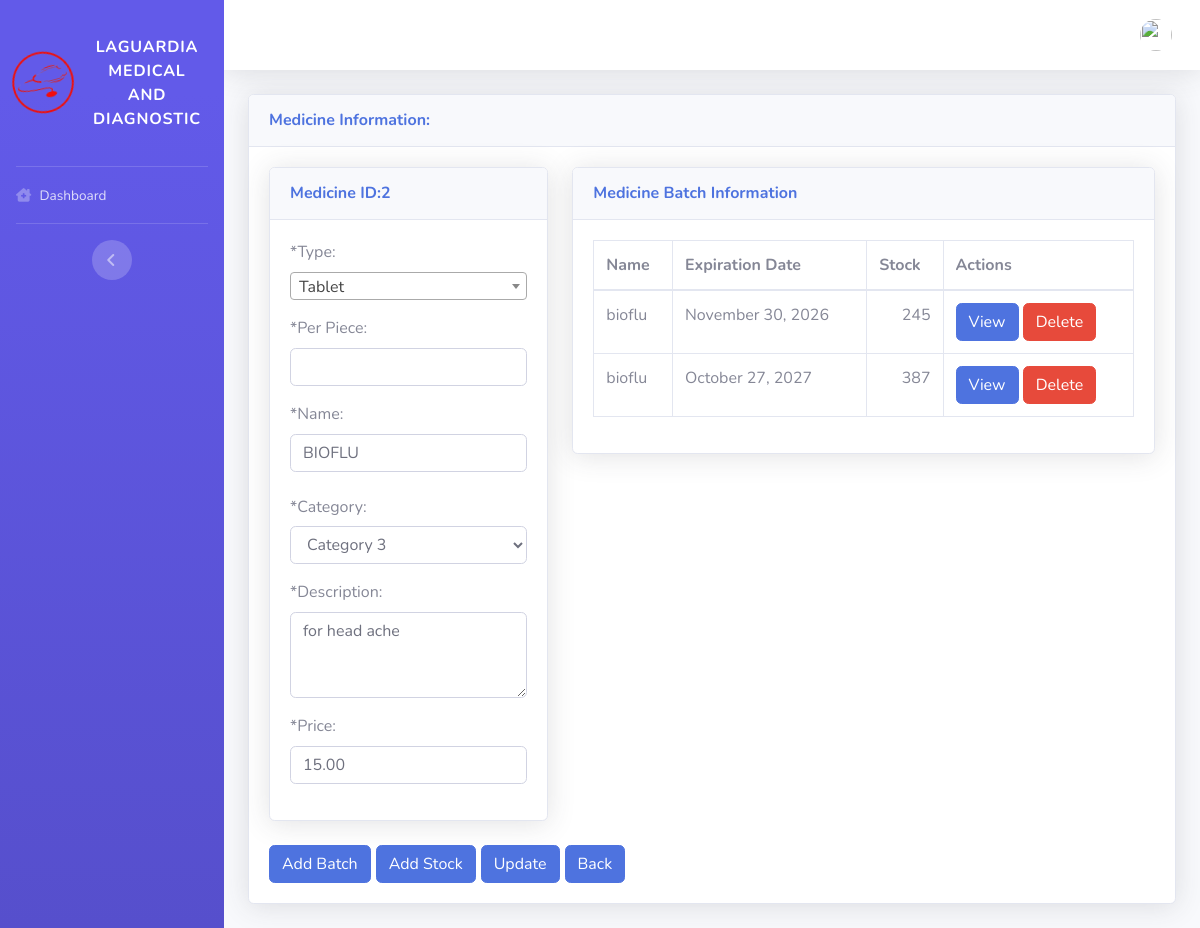
/pages/admin/edit_medicine.php?&id=2, run on an earlier commit of the app's database.
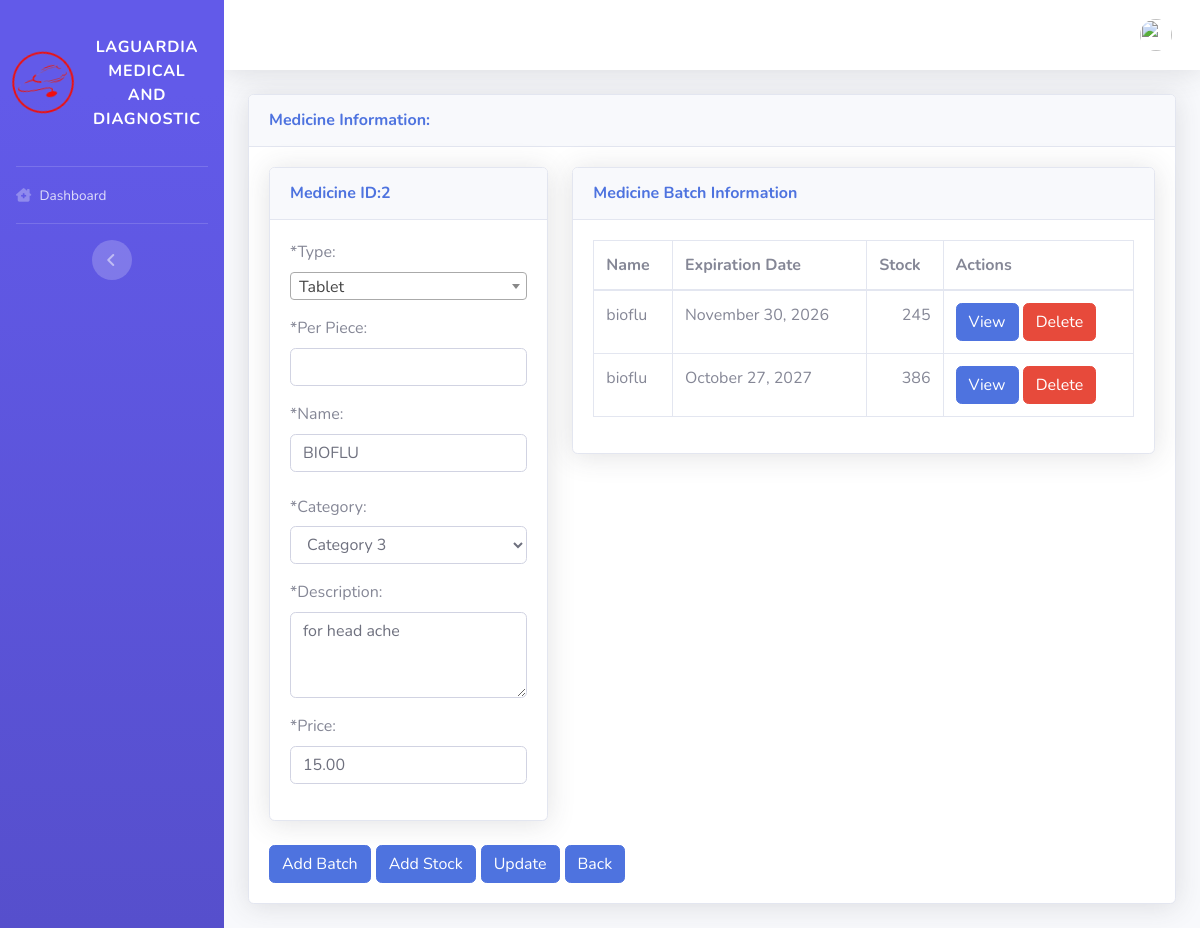
And on a later commit of the database.
### tables this page shows
CREATE TABLE `tbl_medicine` (
  `id` int(11) NOT NULL,
  `type` enum('tablet','capsule','bottle') DEFAULT NULL,
  `name` varchar(255) DEFAULT NULL,
  `description` text DEFAULT NULL,
  `create_date` datetime DEFAULT current_timestamp(),
  `price` decimal(18,2) DEFAULT NULL,
  `dosage` varchar(255) DEFAULT NULL,
  `piece` varchar(255) DEFAULT NULL,
  `medicine_category_id` int(11) DEFAULT 1
);

CREATE TABLE `tbl_medicine_stock` (
  `id` int(11) NOT NULL,
  `medicine_id` varchar(45) DEFAULT NULL,
  `stock` int(11) DEFAULT NULL,
  `expiration_date` date DEFAULT NULL
);

### config/functions.php (called while the page is built, shortened)
<?php
function query($sql)
{
  return mysqli_query($_SESSION['conn'], $sql);
}
function get_one($sql)
{
  $excute = query($sql);
  return mysqli_fetch_object($excute);
}
function get_all($sql)
{
  $data = [];
  foreach (query($sql) as $res) {
    $data[] = $res;
  }
  return $data;
}
function get_last_url()
{
  $link = $_SERVER['PHP_SELF'];
  $link_array = explode('/', $link);
  return end($link_array);
}

### pages/admin/edit_medicine.php (the view, shortened to what this page needs)
<?php
include_once('../layout/header.php');
?>
<div class="container-fluid">
  <div class="card shadow mb-4">
    <div class="card-header py-3">
      <?php
      extract($_GET);
      $medicine = get_one("select * from tbl_medicine where id = $id");
      ?>
      <h6 class="m-0 font-weight-bold text-primary">
        Medicine Information:
      </h6>
    </div>
    <div class="card-body">
      <div class="row">
        <div class="col-md-4">
          <div class="card shadow mb-4">
            <div class="card-header py-3">
              <h6 class="m-0 font-weight-bold text-primary">Medicine ID:<?= $id ?></h6>
            </div>
            <div class="card-body">
              <form action="" method="post">
                <div class="row">
                  <div class="col-md-12">
                    <div class="form-row">
                      <div class="form-group col-md-12">
                        <label>*Type:</label>
                      </div>
                    </div>
                    <div class="form-row piece">
                      <div class="form-group col-md-12">
                        <label>*Per Piece:</label>
                        <input type="text" name="piece" class="form-control text-uppercase"
                          value="<?= $medicine->piece ?>">
                      </div>
                    </div>
                    <div class="form-row">
                      <div class="form-group col-md-12">
                        <label>*Name:</label>
                        <input type="text" name="name" class="form-control text-uppercase"
                          value="<?= $medicine->name ?>">
                      </div>
                    </div>
                    <div class="form-row">
                      <div class="form-group col-md-12">
                        <label for="recipient-name" class="col-form-label">*Category:</label>
                        <select name="category_id" id="category_id" class="form-control" required>
                          <?php foreach (get_all("select * from tbl_equipment_category") as $res) { ?>
                          <option value="<?= $res['id'] ?>"
                            <?= ($res['id'] = $medicine->medicine_category_id) ? "selected" : "" ?>>
                            <?= $res['name'] ?></option>
                          <?php } ?>
                        </select>
                      </div>
                    </div>
                    <div class="form-row">
                      <div class="form-group col-md-12">
                        <label>*Description:</label>
                        <textarea name="description" class="form-control" id="" cols="3"
                          rows="3"><?= $medicine->description ?></textarea>
                      </div>
                    </div>
                    <div class="form-row">
                      <div class="form-group col-md-12">
                        <label>*Price:</label>
                        <input type="number" name="price" class="form-control text-uppercase"
                          value="<?= $medicine->price ?>">
                      </div>
                    </div>
                  </div>
                </div>
            </div>
          </div>
        </div>
        <div class="col-md-8">
          <div class="card shadow mb-4">
            <div class="card-header py-3">
              <h6 class="m-0 font-weight-bold text-primary">Medicine Batch Information</h6>
            </div>
            <div class="card-body">
              <div class="table-responsive">
                <table class="table table-bordered" width="100%" cellspacing="0" id="tbl_equipment">
                  <thead>
                    <tr>
                      <th>Name</th>
                      <th>Expiration Date</th>
                      <th>Stock</th>
                      <th>Actions</th>
                    </tr>
                  </thead>
                  <tbody>
                    <?php foreach (get_all("select ms.*,date_format(ms.expiration_date, '%M %d, %Y') as expiration_date from tbl_medicine_stock ms where ms.medicine_id = $id") as $row) { ?>
                    <tr>
                      <td><?= $medicine->name ?></td>
                      <td><?= $row['expiration_date'] ?></td>
                      <td style="text-align: right;"><?= $row['stock'] ?></td>
                      <td style="d-flex">
                        <a href="view_medicine_batch.php?id=<?= $row['id'] ?>" target="_blank"
                          class="btn btn-primary">View</a>
                        <button type="submit" name="delete_medicine_batch" value="<?= $row['id'] ?>"
                          class="btn btn-danger">Delete</button>
                      </td>
                    </tr>
                    <?php } ?>
                  </tbody>
                </table>
              </div>
            </div>
          </div>
        </div>
      </div>
      <div class="d-flex">
        <button type="button" class="btn btn-primary" data-toggle="modal" data-target="#medicineModal"> Add
          Batch</button>
        <button type="button" class="btn btn-primary" data-toggle="modal" data-target="#medicineModalStock"
          style="margin-left:5px"> Add Stock</button>
        <input type="submit" name="update_medicine" class="btn btn-primary" value="Update" style="margin-left:5px">
        <a style="margin-left:5px" href="list_medicine.php" type="button" class="btn btn-primary">Back</a>
      </div>
      <?php
      include_once('../layout/footer.php');
      ?>

### pages/layout/header.php (shortened to what this page needs)
<?php
require_once('../../config/functions.php');
?>
<!DOCTYPE html>
<html lang="en">
  <head>
    <link href="../../vendor/fontawesome-free/css/all.min.css" rel="stylesheet" type="text/css">
    <link href="../../css/dashboard.css" rel="stylesheet">
    <link href="../../vendor/datatables/dataTables.bootstrap4.min.css" rel="stylesheet">
    <link href="../../css/select2.css" rel="stylesheet">
    <link href="../../css/custom.css" rel="stylesheet">
  </head>
  <body id="page-top">
    <div id="wrapper">
      <ul class="navbar-nav bg-gradient-primary sidebar sidebar-dark accordion" id="accordionSidebar">
        <div class="sidebar-brand d-flex align-items-center justify-content-center" href="../../admin/admin.php">
          <div class="sidebar-brand-icon rotate-n-15">
            <img src="../../img/logo.png" height="70" width="70">
          </div>
          <div class="sidebar-brand-text mx-3">LAGUARDIA MEDICAL AND DIAGNOSTIC</div>
        </div>
        <hr class="sidebar-divider my-0">
        <?php include_once('menu.php') ?>
        <hr class="sidebar-divider d-none d-md-block">
        <div class="text-center d-none d-md-inline">
          <button class="rounded-circle border-0" id="sidebarToggle"></button>
        </div>
      </ul>
      <div id="content-wrapper" class="d-flex flex-column">
        <div id="content">
          <nav class="navbar navbar-expand navbar-light bg-white topbar mb-4 static-top shadow">
            <ul class="navbar-nav ml-auto">
              <li class="nav-item dropdown no-arrow">
                <a class="nav-link dropdown-toggle" href="#" id="userDropdown" role="button" data-toggle="dropdown"
                  aria-haspopup="true" aria-expanded="false">
                  <img class="img-profile rounded-circle" src="../../files/<?= $_SESSION['user']->pic ?>">
                </a>
              </li>
            </ul>
          </nav>

### pages/layout/menu.php (shortened to what this page needs)
<li class="nav-item <?= (in_array(get_last_url(), ['index.php'])) ? 'active' : '' ?>">
  <a class="nav-link" href="index.php">
    <i class="fa-solid fa-house-chimney-medical"></i>
    <span>Dashboard</span></a>
</li>

### pages/layout/footer.php (shortened to what this page needs)
</div>
</div>
</div>
</div>
</body>
</html>

What changed in the data, as far as the page shows it:
changed tbl_medicine_stock (number 2 of 2 on the later page): stock "387" → "386"
